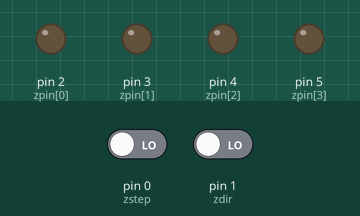
A sketch run on a simulated Arduino Uno, built with avr-gcc and run on an emulated ATmega328P. Shown: output pins drawn as LEDs (lit = HIGH). The inputs (shaded band) are chosen by the test bench; at power-on: pin 0 (zstep) LOW, pin 1 (zdir) LOW.

Above: at 1.2 s.
1.3 s: pin 0 (zstep) driven HIGH
At 2.2 s:
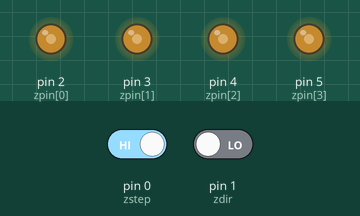
2.8 s: pin 0 (zstep) driven LOW
At 4.0 s:
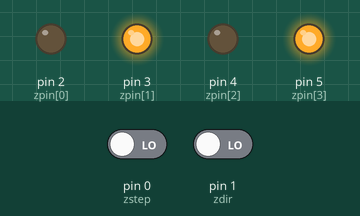
4.3 s: pin 0 (zstep) driven HIGH
At 5.5 s:
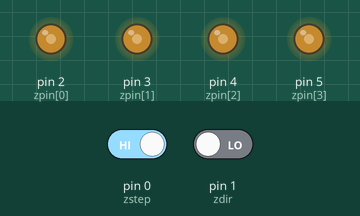
5.8 s: pin 0 (zstep) driven LOW
At 6.3 s:
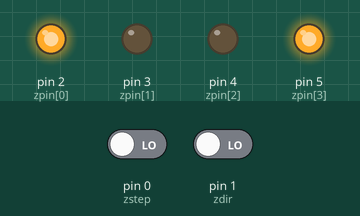
Timing chart, 0 to 8.3 s (numbered marks = the images above; inputs shaded):
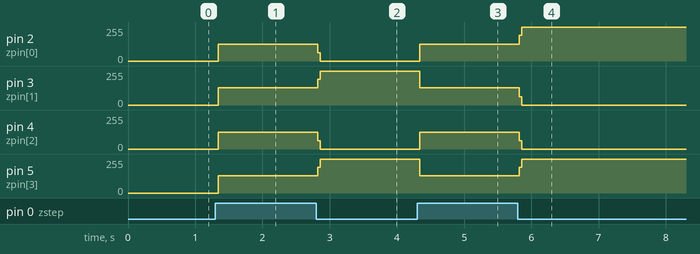

The sketch:

Stepper_motor_abu_z.ino
```cpp
//STEPPER MOTOR DRIVING PROGRAM
//MOTOR 4209L-03-01

//INPUT pin definition
//for step
int zstep = 0;
//for direction
int zdir = 1;
//OUTPUT pin definition
int zpin[4] = {2,3,4,5};

//initialize the constant
int znum = 1;

void setup(){
  //OUTPUT pin setting
  for(int i=0;i < 4;i++){
    pinMode(zpin[i], OUTPUT);
  }
  //INPUT pin setting
  pinMode(zstep,INPUT);
  pinMode(zdir,INPUT);
}

void loop(){
  //FOR zstep
  if(digitalRead(zdir) == HIGH) {
  // reverse
  if(digitalRead(zstep) == HIGH){
  switch(znum){
  case 1:
      //STEP4
      digitalWrite(zpin[0], LOW);
      digitalWrite(zpin[1], HIGH);
      digitalWrite(zpin[2], HIGH);
      digitalWrite(zpin[3], LOW);
      znum = 2;
      break;
  case 2:
      //STEP3
      digitalWrite(zpin[0], LOW);
      digitalWrite(zpin[1], HIGH);
      digitalWrite(zpin[2], LOW);
      digitalWrite(zpin[3], HIGH);
      znum = 3;
      break;
  case 3:
      //STEP2
      digitalWrite(zpin[0], HIGH);
      digitalWrite(zpin[1], LOW);
      digitalWrite(zpin[2], LOW);
      digitalWrite(zpin[3], HIGH);
      znum = 4;
      break;
  case 4:
      //STEP1
      digitalWrite(zpin[0], HIGH);
      digitalWrite(zpin[1], LOW);
      digitalWrite(zpin[2], HIGH);
      digitalWrite(zpin[3], LOW);
      znum = 1;
      break;
     }
    }
  } else{
  if(digitalRead(zstep) == HIGH){
  switch(znum){
    case 1:
      //STEP1
      digitalWrite(zpin[0], HIGH);
      digitalWrite(zpin[1], LOW);
      digitalWrite(zpin[2], HIGH);
      digitalWrite(zpin[3], LOW);
      znum = 2;
      break;
    case 2:
      //STEP2
      digitalWrite(zpin[0], HIGH);
      digitalWrite(zpin[1], LOW);
      digitalWrite(zpin[2], LOW);
      digitalWrite(zpin[3], HIGH);
      znum = 3;
      break;
    case 3:
      //STEP3
      digitalWrite(zpin[0], LOW);
      digitalWrite(zpin[1], HIGH);
      digitalWrite(zpin[2], LOW);
      digitalWrite(zpin[3], HIGH);
      znum = 4;
      break;
    case 4:
      //STEP4
      digitalWrite(zpin[0], LOW);
      digitalWrite(zpin[1], HIGH);
      digitalWrite(zpin[2], HIGH);
      digitalWrite(zpin[3], LOW);
      znum = 1;
      break;
     }
    }
  }

}
```

Measured:
- after the input at 1.3 s, pin 2 (zpin[0]): 0/255 → 127/255 at once; pin 3 (zpin[1]): 0/255 → 128/255 at once; pin 4 (zpin[2]): 0/255 → 126/255 at once; pin 5 (zpin[3]): 0/255 → 129/255 at once
- after the input at 2.8 s, pin 2 (zpin[0]): 127/255 → 0/255 at once; pin 3 (zpin[1]): 128/255 → 255/255 at once; pin 4 (zpin[2]): 126/255 → 0/255 at once; pin 5 (zpin[3]): 129/255 → 255/255 at once
- after the input at 4.3 s, pin 2 (zpin[0]): 0/255 → 127/255 at once; pin 3 (zpin[1]): 255/255 → 128/255 at once; pin 4 (zpin[2]): 0/255 → 126/255 at once; pin 5 (zpin[3]): 255/255 → 129/255 at once
- after the input at 5.8 s, pin 2 (zpin[0]): 127/255 → 255/255 at once; pin 3 (zpin[1]): 128/255 → 0/255 at once; pin 4 (zpin[2]): 126/255 → 0/255 at once; pin 5 (zpin[3]): 129/255 → 255/255 at once
